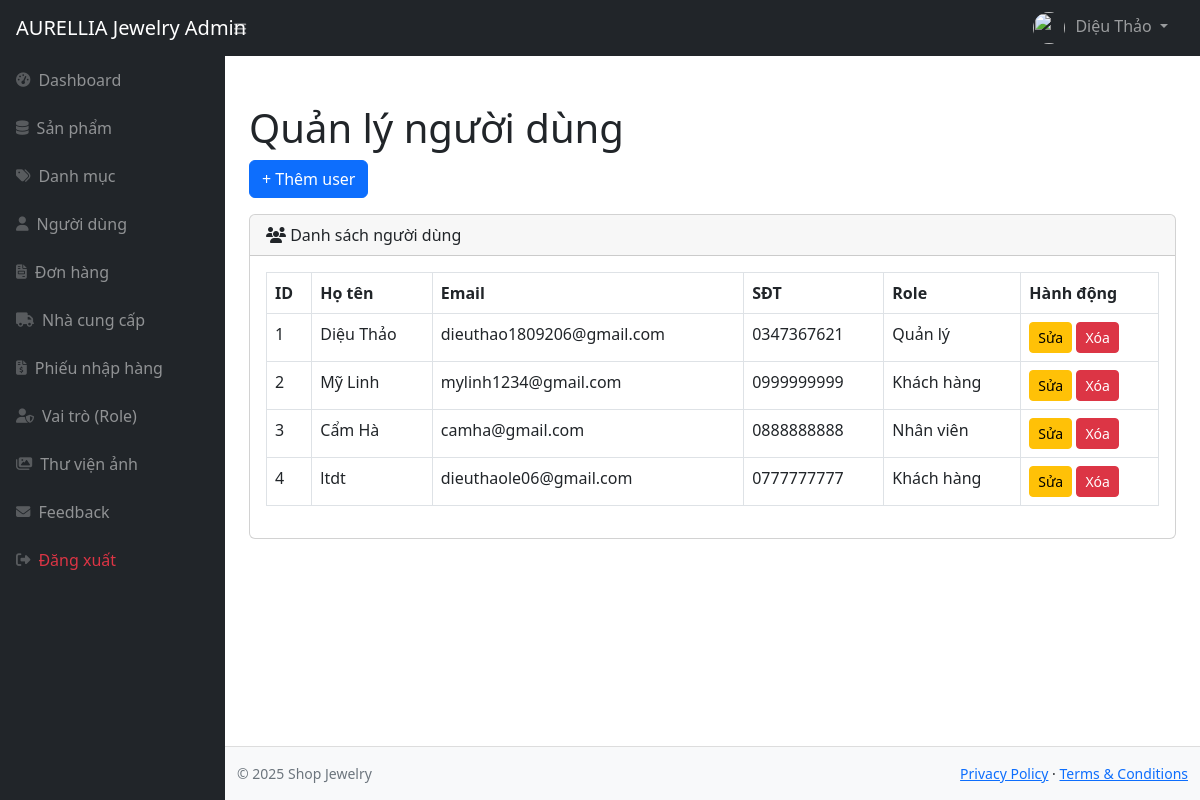
/admin/index.php?act=users (signed in), run on an earlier commit of the app's database.
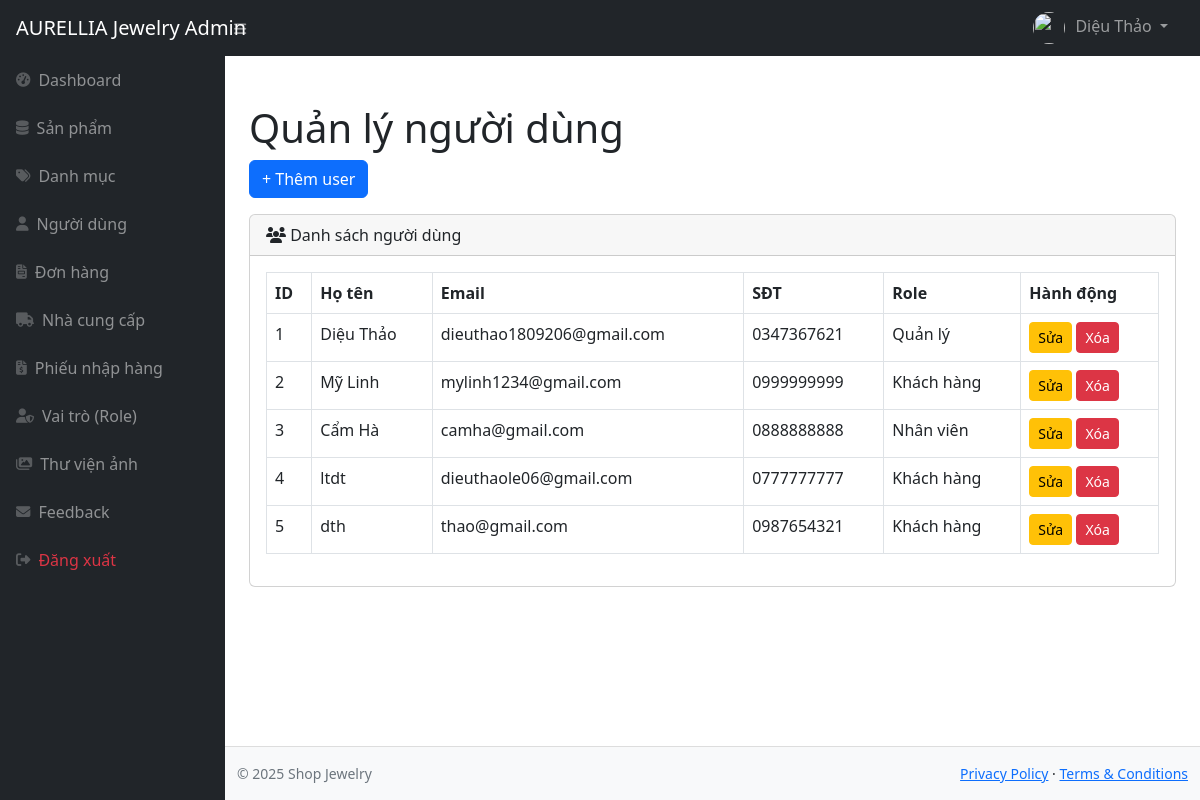
And on a later commit of the database.
### tables this page shows
CREATE TABLE `user` (
  `id` int(11) NOT NULL,
  `fullname` varchar(255) NOT NULL,
  `email` varchar(255) NOT NULL,
  `phone_number` varchar(255) DEFAULT NULL,
  `password` varchar(255) DEFAULT NULL,
  `role_id` int(11) DEFAULT NULL,
  `created_at` date DEFAULT NULL,
  `updated_at` date DEFAULT NULL,
  `deleted` int(11) DEFAULT NULL,
  `reset_token` varchar(255) DEFAULT NULL,
  `token_expiry` datetime DEFAULT NULL
);

CREATE TABLE `role` (
  `id` int(11) NOT NULL,
  `name` varchar(255) NOT NULL,
  `isDeleted` int(11) DEFAULT NULL
);

### admin/controllers/UserController.php (called while the page is built, shortened)
<?php
require_once "models/UserModel.php";
class UserController {
    private $model;
    function __construct($db) {
        $this->model = new UserModel($db);
    }
    function index() {
        $users = $this->model->getAll();
        include "layouts/main.php";
    }
}

### admin/models/UserModel.php (called while the page is built, shortened)
<?php
class UserModel {
    public $conn;
    function __construct($db) {
        $this->conn = $db;
    }
    function getAll() {
        $sql = "SELECT u.*, r.name AS role_name
                FROM user u
                LEFT JOIN role r ON u.role_id = r.id
                WHERE u.deleted = 0";
        return $this->conn->query($sql);
    }
}

### admin/views/users/list.php (the view)
<h1 class="mt-4">Quản lý người dùng</h1>
<a href="index.php?act=user-create" class="btn btn-primary mb-3">+ Thêm user</a>
<div class="card">
    <div class="card-header">
        <i class="fas fa-users"></i> Danh sách người dùng
    </div>
    <div class="card-body">
        <table class="table table-bordered">
            <thead>
                <tr>
                    <th>ID</th>
                    <th>Họ tên</th>
                    <th>Email</th>
                    <th>SĐT</th>
                    <th>Role</th>
                    <th>Hành động</th>
                </tr>
            </thead>
            <tbody>
                <?php while ($u = $users->fetch_assoc()) { ?>
                <tr>
                    <td><?= $u['id'] ?></td>
                    <td><?= $u['fullname'] ?></td>
                    <td><?= $u['email'] ?></td>
                    <td><?= $u['phone_number'] ?></td>
                    <td><?= $u['role_name'] ?></td>
                    <td>
                        <a href="index.php?act=user-edit&id=<?= $u['id'] ?>"
                           class="btn btn-warning btn-sm">Sửa</a>
                        <a href="index.php?act=user-delete&id=<?= $u['id'] ?>"
                           class="btn btn-danger btn-sm"
                           onclick="return confirm('Xóa user này?')">Xóa</a>
                    </td>
                </tr>
                <?php } ?>
            </tbody>
        </table>
    </div>
</div>

### admin/index.php (shortened to what this page needs)
<?php
$conn = new mysqli("localhost:3307", "root", "", "web_trang_suc");
$act = $_GET['act'] ?? "dashboard";
switch ($act) {
    case "users":
        require "controllers/UserController.php";
        $c = new UserController($conn);
        $c->index();
        break;
}

### admin/layouts/main.php (shortened to what this page needs)
<!DOCTYPE html>
<html lang="en">
<head>
    <link href="assets/css/styles.css" rel="stylesheet" />
    <link href="assets/vendor/css/all.min.css" rel="stylesheet" />
    <link rel="stylesheet" href="https://cdnjs.cloudflare.com/ajax/libs/font-awesome/6.5.1/css/all.min.css" />
</head>
<body class="sb-nav-fixed">
    <?php include "navbar.php"; ?>
    <div id="layoutSidenav">
        <?php include "sidebar.php"; ?>
        <div id="layoutSidenav_content">
            <main class="p-4">
                <?php include $view; ?>
            </main>
            <?php include "footer.php"; ?>
</body>
</html>

### admin/layouts/navbar.php (shortened to what this page needs)
<?php
$adminName = $_SESSION["fullname"] ?? "Admin";
$adminAvatar = "../assets/imgs/admin/admin.jpg";
?>
<nav class="sb-topnav navbar navbar-expand navbar-dark bg-dark">
    <a class="navbar-brand ps-3" href="index.php">AURELLIA Jewelry Admin</a>
    <button class="btn btn-link btn-sm order-1 order-lg-0 me-4" id="sidebarToggle">
        <i class="fas fa-bars"></i>
    </button>
    <ul class="navbar-nav ms-auto me-3 me-lg-4">
        <li class="nav-item dropdown">
            <a class="nav-link dropdown-toggle" id="navbarDropdown" href="#" role="button"
                data-bs-toggle="dropdown" aria-expanded="false">
                <img src="<?= $adminAvatar ?>"
                     style="width:32px; height:32px; border-radius:50%; object-fit:cover; margin-right:6px;">
                <?= $adminName ?>
            </a>
        </li>
    </ul>
</nav>

### admin/layouts/sidebar.php
<div id="layoutSidenav_nav">
    <nav class="sb-sidenav accordion sb-sidenav-dark" id="sidenavAccordion">
        <div class="sb-sidenav-menu">
            <div class="nav">
                <a class="nav-link" href="index.php?act=dashboard">
                    <div class="sb-nav-link-icon"><i class="fa-solid fa-tachometer-alt"></i></div>
                    Dashboard
                </a>
                <a class="nav-link" href="index.php?act=products">
                    <div class="sb-nav-link-icon"><i class="fa-solid fa-database"></i></div>
                    Sản phẩm
                </a>
                <a class="nav-link" href="index.php?act=category">
                    <div class="sb-nav-link-icon"><i class="fa-solid fa-tags"></i></div>
                    Danh mục
                </a>
                <a class="nav-link" href="index.php?act=users">
                    <div class="sb-nav-link-icon"><i class="fa-solid fa-user"></i></div>
                    Người dùng
                </a>
                <a class="nav-link" href="index.php?act=order">
                    <div class="sb-nav-link-icon"><i class="fa-solid fa-file-invoice"></i></div>
                    Đơn hàng
                </a>
                <a class="nav-link" href="index.php?act=supplier">
                    <div class="sb-nav-link-icon"><i class="fa-solid fa-truck"></i></div>
                    Nhà cung cấp
                </a>
                <a class="nav-link" href="index.php?act=import">
                    <div class="sb-nav-link-icon"><i class="fa-solid fa-file-invoice-dollar"></i></div>
                    Phiếu nhập hàng
                </a>
                <a class="nav-link" href="index.php?act=roles">
                    <div class="sb-nav-link-icon"><i class="fa-solid fa-user-shield"></i></div>
                    Vai trò (Role)
                </a>
                <a class="nav-link" href="index.php?act=galleries">
                    <div class="sb-nav-link-icon"><i class="fa-solid fa-images"></i></div>
                    Thư viện ảnh
                </a>
                <a class="nav-link" href="index.php?act=contact">
                    <div class="sb-nav-link-icon"><i class="fa-solid fa-envelope"></i></div>
                    Feedback
                </a>
                <a class="nav-link text-danger" href="../includes/logout.inc.php"
                   onclick="return confirm('Bạn muốn đăng xuất?')">
                    <div class="sb-nav-link-icon"><i class="fa-solid fa-right-from-bracket"></i></div>
                    Đăng xuất
                </a>
            </div>
        </div>
    </nav>
</div>

### admin/layouts/footer.php
<footer class="bg-light py-3 mt-auto" style="border-top: 1px solid #ddd;">
    <div class="container-fluid">
        <div class="d-flex justify-content-between align-items-center small">
            <div class="text-muted">
                © 2025 Shop Jewelry
            </div>
            <div>
                <a href="#">Privacy Policy</a>
                &middot;
                <a href="#">Terms & Conditions</a>
            </div>
        </div>
    </div>
</footer>
</div>
</body>
</html>

What changed in the data, as far as the page shows it:
added user: id "5", fullname "dth", email "thao@gmail.com", phone_number "0987654321", role.name "Khách hàng"
